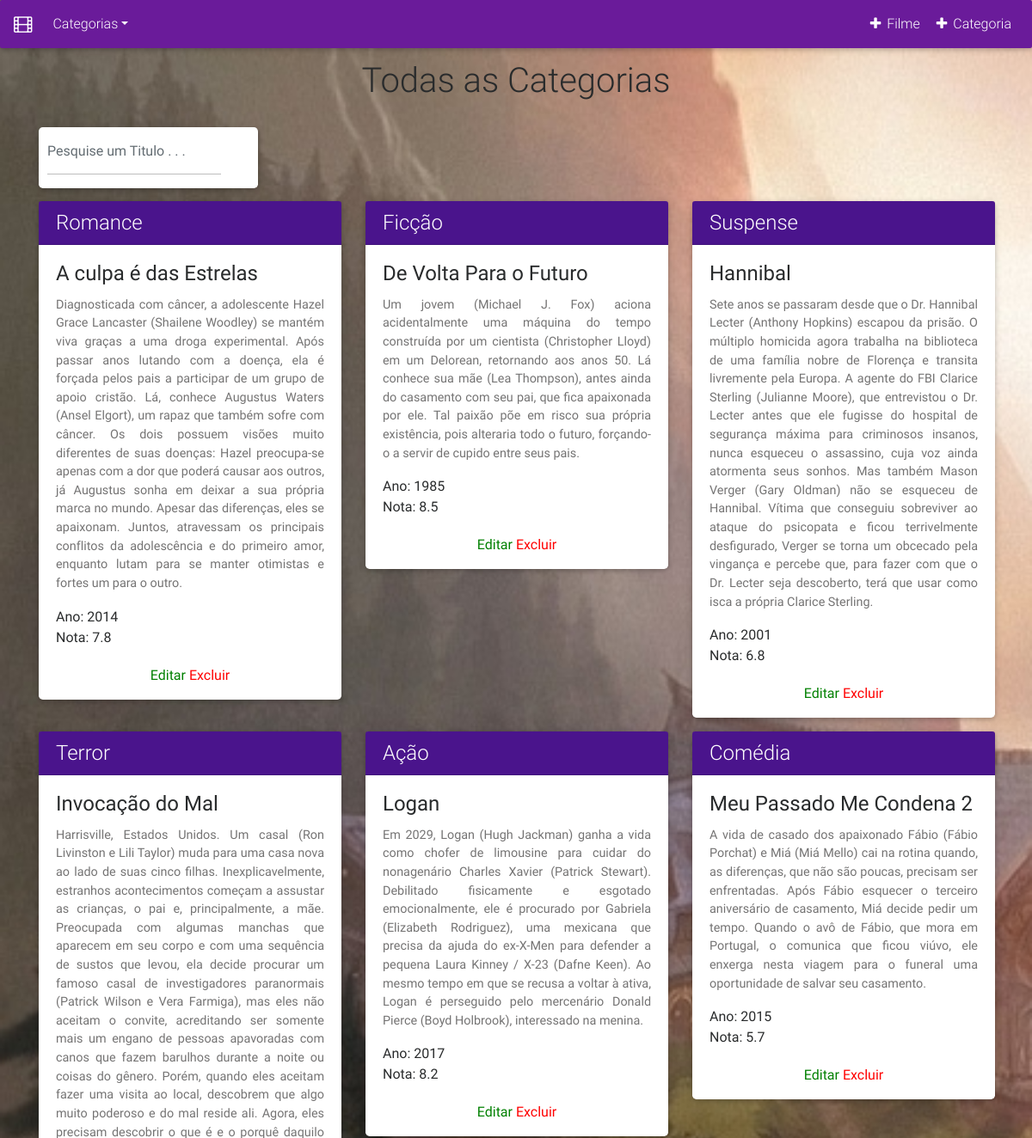
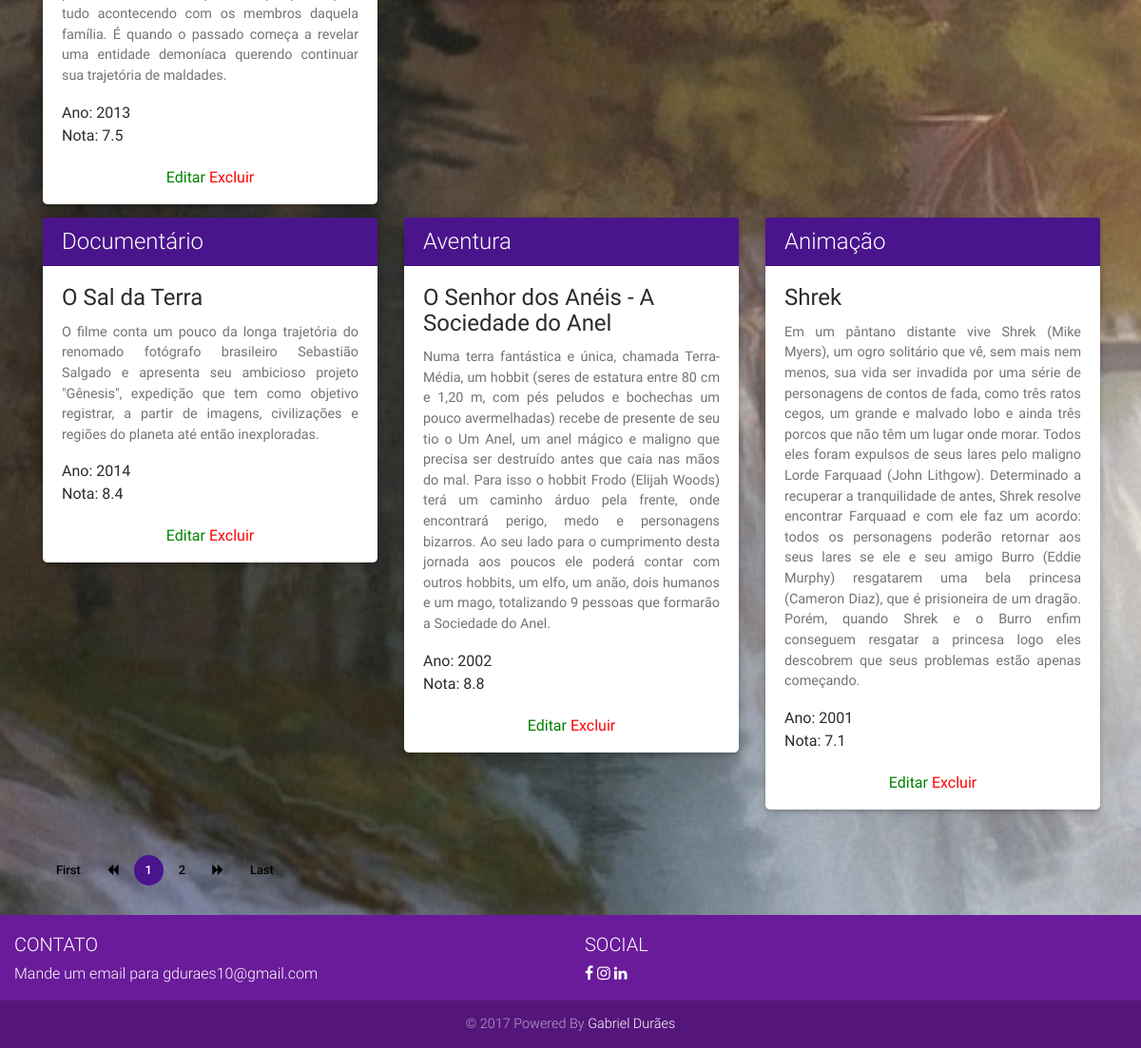
The page / on the database its author committed (2 pictures, top to bottom).
### tables this page shows
CREATE TABLE `movie` (
  `id_movie` int(255) NOT NULL AUTO_INCREMENT,
  `title` varchar(255) NOT NULL,
  `sinopse` text NOT NULL,
  `ano` varchar(30) NOT NULL,
  `nota` varchar(30) NOT NULL,
  `fk_categoria` int(255) NOT NULL,
  PRIMARY KEY (`id_movie`),
  KEY `fk_genere` (`fk_categoria`),
  CONSTRAINT `fk_genere` FOREIGN KEY (`fk_categoria`) REFERENCES `genere` (`id_genere`) ON DELETE CASCADE
);

CREATE TABLE `genere` (
  `id_genere` int(255) NOT NULL AUTO_INCREMENT,
  `genere` varchar(255) NOT NULL,
  PRIMARY KEY (`id_genere`),
  KEY `id_genere` (`id_genere`,`genere`)
);

### engine/classes/movie.php (called while the page is built, shortened)
<?php
	class Movie {
		public function ReadAllMovies(){
			$sql = "
				SELECT *
				FROM
					movie AS t1
				INNER JOIN genere AS t2 ON t1.fk_categoria = t2.id_genere
			";
			$DB = new DB();
			$DB->open();
			$Data = $DB->fetchData($sql);
			if($Data ==NULL){
				$realData = $Data;
			}
			else{
				foreach($Data as $itemData){
					if(is_bool($itemData)) continue;
					else{
						$realData[] = $itemData;
					}
				}
			}
			return $realData;
		}
		public function ReadAll_Paginacao($item_por_pag, $pagina) {
			$sql = "
			SELECT *
				FROM
					movie AS t1
				INNER JOIN genere AS t2 ON t1.fk_categoria = t2.id_genere
				ORDER BY t1.title
				LIMIT $item_por_pag OFFSET $pagina
			";
			$DB = new DB();
			$DB->open();
			$Data = $DB->fetchData($sql);
			return $Data;
		}
	};
?>

### engine/bd/bd.php (called while the page is built, shortened)
<?php
class DB
{
    private $dbi;
    function open()
    {
		$this->dbi = new PDO('mysql:host='.DB_HOSTI.';dbname='.DB_DATABASEI.';charset=utf8mb4',DB_USERNAMEI,DB_PASSWORDI);
		$this->dbi->setAttribute(PDO::ATTR_ERRMODE, PDO::ERRMODE_EXCEPTION);
		$this->dbi->setAttribute(PDO::ATTR_EMULATE_PREPARES, false);
    }
    function close()
    {
        $this->dbi = NULL;
    }
	function fetchData($sql)
    {
		$stmt = $this->dbi->query($sql);
		$results = $stmt->fetchAll(PDO::FETCH_ASSOC);
		return $results;
    }
}
?>

### index.php (the view, shortened to what this page needs)
<!DOCTYPE html>
<html lang="en">
<head>
    <link rel="stylesheet" href="https://maxcdn.bootstrapcdn.com/font-awesome/4.6.0/css/font-awesome.min.css">
    <link href="css/bootstrap.min.css" rel="stylesheet">
    <link href="css/mdb.min.css" rel="stylesheet">
    <link href="css/style.css" rel="stylesheet">
    <link href="css/animate.css" rel="stylesheet">
</head>
<body style="background-image: url(img/background.jpg);	background-size: cover; background-repeat: o-repeat;"">
<nav class="navbar fixed-top navbar-expand-lg navbar-dark purple darken-3" [containerInside]="false">
    <a class="navbar-brand" href="index.php"><i class="fa fa-film"></i></a>
    <div class="collapse navbar-collapse" id="navbarSupportedContent">
        <ul class="navbar-nav mr-auto">
            <li class="nav-item dropdown">
                <a class="nav-link dropdown-toggle" id="navbarDropdownMenuLink" data-toggle="dropdown" aria-haspopup="true" aria-expanded="false">Categorias</a>
            </li>
        </ul>
  		<ul class="navbar-nav ml-auto nav-flex-icons">
                        <li class="nav-item">
                            <a class="nav-link waves-effect waves-light" data-toggle="modal" data-target="#basicExample"><i class="fa fa-plus"></i> Filme</a>
                        </li>
                        <li class="nav-item waves-light">
                            <a class="nav-link waves-effect waves-light" href="mais_categorias.php"><i class="fa fa-plus"></i> Categoria</a>
                        </li>
                    </ul>
   				 </div>
		</nav>
<br>
<div id="loader" style="min-height: 600px;">
<?php
    $item_por_pag = 9;
    $Movie1 = new movie();
    $moviesNum = 0;
    $Movie1 = $Movie1->ReadAllMovies();
        foreach($Movie1 as $movie1){
            $moviesNum += 1;
            }
    $pagina = intval($_GET['pagina']);
    $num_paginas = ceil($moviesNum/$item_por_pag);
        $item = 0;
  $Movie = new Movie();
  $Movie = $Movie->ReadAll_Paginacao($item_por_pag, $item);
  if(empty($Movie)) {
?>
    <h4 class="well"> Nenhum dado encontrado. </h4>
    <?php
    } else {
    ?>
<div class="container">
  <br><br>
  <h1 class="text-center animated pulse infinite">Todas as Categorias</h1>
  <br>
<div class="row">
  <div class="col-md-3">
    <div class="card animated bounceInDown">
        <form class="form-inline" style="margin-left: 10px">
        <div class="md-form form-group">
            <input type="text" id="pesq" class="form-control" placeholder="Pesquise um Titulo . . .">
        </div>
        </form>
    </div>
  </div>
</div>
  <div class="row">
    <?php
        foreach($Movie as $movie){
    ?>
    <div class="col-md-4">
	    <div class="card animated rubberBand" style="width: 22rem; margin-top: 15px;">
		    <h4 class="card-header purple darken-4 white-text"><?php echo $movie['genere']; ?></h4>
		    <div class="card-body">
		        <h4 class="card-title"><?php echo $movie['title']; ?></h4>
		        <p class="card-text" style="text-align: justify;"> <?php echo $movie['sinopse']; ?></p>
                <p class="mb-0">Ano: <?php echo $movie['ano']; ?></p>
                <p class="mb-0">Nota: <?php echo $movie['nota']; ?></p>
		    </div>
            <p class="text-center">
            <a href="editar.php?id=<?php echo $movie['id_movie']; ?>" style="color: green;">Editar</a>
            <a class="delete" style="color: red;" id="<?php echo $movie['id_movie']; ?>">Excluir</a>
            </p>
		</div>
    </div>
    <?php
            }
        }
    ?>
  </div>
<br>
<nav class="my-4">
    <ul class="pagination pagination-circle">
        <li class="page-item"><a class="page-link" href="index.php?pagina=0" style="color: black; font-weight: 500;">First</a></li>
        <li class="page-item">
            <a style="color: black;" class="page-link" href="index.php?pagina=<?php echo $paginas; ?> aria-label="Previous">
                <i class="fa fa-backward" aria-hidden="true"></i>
            </a>
        </li>
        <?php for($i=0; $i<$num_paginas; $i++){
            $estilo =" ";
            if($pagina == $i){
                $estilo = "background: #4a148c; color: white;";
            }
        ?>
        <li class="page-item"><a class="page-link" style="color: black; <?php echo $estilo; ?> font-weight: 500;"   href="index.php?pagina=<?php echo $i; ?>"><?php echo $i+1; ?></a></li>
        <?php  } ?>
        <li class="page-item">
            <a style="color: black;" class="page-link" href="index.php?pagina=<?php echo $paginas+1; ?> aria-label="Next">
                <i class="fa fa-forward" aria-hidden="true"></i>
            </a>
        </li>
        <li class="page-item"><a class="page-link" href="index.php?pagina=<?php echo $num_paginas-1; ?>" style="color: black; font-weight: 500;">Last</a></li>
    </ul>
</nav>
</div>
</div>
<footer class="page-footer purple darken-3 center-on-small-only">
    <div class="container-fluid">
        <div class="row">
            <div class="col-md-6">
                <h5 class="title">Contato</h5>
                <p>Mande um email para gduraes10@gmail.com</p>
            </div>
            <div class="col-md-6">
                <h5 class="title">Social</h5>
                <ul >
                    <li style="display: inline-block;"><a target="_blank" href="https://www.facebook.com/duraesgabriel"><i class="fa fa-facebook" aria-hidden="true"></i></a></li>
                    <li style="display: inline-block;"><a target="_blank" href="https://www.instagram.com/duraesgd/?hl=pt-br"><i class="fa fa-instagram" aria-hidden="true"></i></a></li>
                    <li style="display: inline-block;"><a target="_blank" href="https://www.linkedin.com/in/gabriel-durães-2a9189104/"><i class="fa fa-linkedin" aria-hidden="true"></i></a></li>
                </ul>
            </div>
        </div>
    </div>
    <div class="footer-copyright">
        <div class="container-fluid">
        <p> &copy; <script>document.write(new Date().getFullYear())</script> Powered By <a href="">Gabriel Durães</a></p>
        </div>
    </div>
</footer>
</body>
</html>

### rows shown on the page
movie: fk_categoria.genere "Romance", title "A culpa é das Estrelas", sinopse "Diagnosticada com câncer, a adolescente Hazel Grace Lancaster (Shailene Woodley) se mantém viva graças a uma droga experimental. Após passar anos lutando com a doença, ela é forçada pelos pais a participar de um grupo de apoio cristão. Lá, conhece Augustus Waters (Ansel Elgort), um rapaz que também sofre com câncer. Os dois possuem visões muito diferentes de suas doenças: Hazel preocupa-se apenas com a dor que poderá causar aos outros, já Augustus sonha em deixar a sua própria marca no mundo. Apesar das diferenças, eles se apaixonam. Juntos, atravessam os principais conflitos da adolescência e do primeiro amor, enquanto lutam para se manter otimistas e fortes um para o outro.", ano "2014", nota "7.8"
movie: fk_categoria.genere "Ficção", title "De Volta Para o Futuro", sinopse "Um jovem (Michael J. Fox) aciona acidentalmente uma máquina do tempo construída por um cientista (Christopher Lloyd) em um Delorean, retornando aos anos 50. Lá conhece sua mãe (Lea Thompson), antes ainda do casamento com seu pai, que fica apaixonada por ele. Tal paixão põe em risco sua própria existência, pois alteraria todo o futuro, forçando-o a servir de cupido entre seus pais.", ano "1985", nota "8.5"
movie: fk_categoria.genere "Suspense", title "Hannibal", sinopse "Sete anos se passaram desde que o Dr. Hannibal Lecter (Anthony Hopkins) escapou da prisão. O múltiplo homicida agora trabalha na biblioteca de uma família nobre de Florença e transita livremente pela Europa. A agente do FBI Clarice Sterling (Julianne Moore), que entrevistou o Dr. Lecter antes que ele fugisse do hospital de segurança máxima para criminosos insanos, nunca esqueceu o assassino, cuja voz ainda atormenta seus sonhos. Mas também Mason Verger (Gary Oldman) não se esqueceu de Hannibal. Vítima que conseguiu sobreviver ao ataque do psicopata e ficou terrivelmente desfigurado, Verger se torna um obcecado pela vingança e percebe que, para fazer com que o Dr. Lecter seja descoberto,…", ano "2001", nota "6.8"
movie: fk_categoria.genere "Terror", title "Invocação do Mal", sinopse "Harrisville, Estados Unidos. Um casal (Ron Livinston e Lili Taylor) muda para uma casa nova ao lado de suas cinco filhas. Inexplicavelmente, estranhos acontecimentos começam a assustar as crianças, o pai e, principalmente, a mãe. Preocupada com algumas manchas que aparecem em seu corpo e com uma sequência de sustos que levou, ela decide procurar um famoso casal de investigadores paranormais (Patrick Wilson e Vera Farmiga), mas eles não aceitam o convite, acreditando ser somente mais um engano de pessoas apavoradas com canos que fazem barulhos durante a noite ou coisas do gênero. Porém, quando eles aceitam fazer uma visita ao local, descobrem que algo muito poderoso e do mal reside ali.…", ano "2013", nota "7.5"
movie: fk_categoria.genere "Ação", title "Logan", sinopse "Em 2029, Logan (Hugh Jackman) ganha a vida como chofer de limousine para cuidar do nonagenário Charles Xavier (Patrick Stewart). Debilitado fisicamente e esgotado emocionalmente, ele é procurado por Gabriela (Elizabeth Rodriguez), uma mexicana que precisa da ajuda do ex-X-Men para defender a pequena Laura Kinney / X-23 (Dafne Keen). Ao mesmo tempo em que se recusa a voltar à ativa, Logan é perseguido pelo mercenário Donald Pierce (Boyd Holbrook), interessado na menina.", ano "2017", nota "8.2"
movie: fk_categoria.genere "Comédia", title "Meu Passado Me Condena 2", sinopse "A vida de casado dos apaixonado Fábio (Fábio Porchat) e Miá (Miá Mello) cai na rotina quando, as diferenças, que não são poucas, precisam ser enfrentadas. Após Fábio esquecer o terceiro aniversário de casamento, Miá decide pedir um tempo. Quando o avô de Fábio, que mora em Portugal, o comunica que ficou viúvo, ele enxerga nesta viagem para o funeral uma oportunidade de salvar seu casamento.", ano "2015", nota "5.7"
movie: fk_categoria.genere "Documentário", title "O Sal da Terra", sinopse "O filme conta um pouco da longa trajetória do renomado fotógrafo brasileiro Sebastião Salgado e apresenta seu ambicioso projeto \"Gênesis\", expedição que tem como objetivo registrar, a partir de imagens, civilizações e regiões do planeta até então inexploradas.", ano "2014", nota "8.4"
movie: fk_categoria.genere "Aventura", title "O Senhor dos Anéis - A Sociedade do Anel", sinopse "Numa terra fantástica e única, chamada Terra-Média, um hobbit (seres de estatura entre 80 cm e 1,20 m, com pés peludos e bochechas um pouco avermelhadas) recebe de presente de seu tio o Um Anel, um anel mágico e maligno que precisa ser destruído antes que caia nas mãos do mal. Para isso o hobbit Frodo (Elijah Woods) terá um caminho árduo pela frente, onde encontrará perigo, medo e personagens bizarros. Ao seu lado para o cumprimento desta jornada aos poucos ele poderá contar com outros hobbits, um elfo, um anão, dois humanos e um mago, totalizando 9 pessoas que formarão a Sociedade do Anel.", ano "2002", nota "8.8"
movie: fk_categoria.genere "Animação", title "Shrek", sinopse "Em um pântano distante vive Shrek (Mike Myers), um ogro solitário que vê, sem mais nem menos, sua vida ser invadida por uma série de personagens de contos de fada, como três ratos cegos, um grande e malvado lobo e ainda três porcos que não têm um lugar onde morar. Todos eles foram expulsos de seus lares pelo maligno Lorde Farquaad (John Lithgow). Determinado a recuperar a tranquilidade de antes, Shrek resolve encontrar Farquaad e com ele faz um acordo: todos os personagens poderão retornar aos seus lares se ele e seu amigo Burro (Eddie Murphy) resgatarem uma bela princesa (Cameron Diaz), que é prisioneira de um dragão. Porém, quando Shrek e o Burro enfim conseguem resgatar a princesa logo…", ano "2001", nota "7.1"
